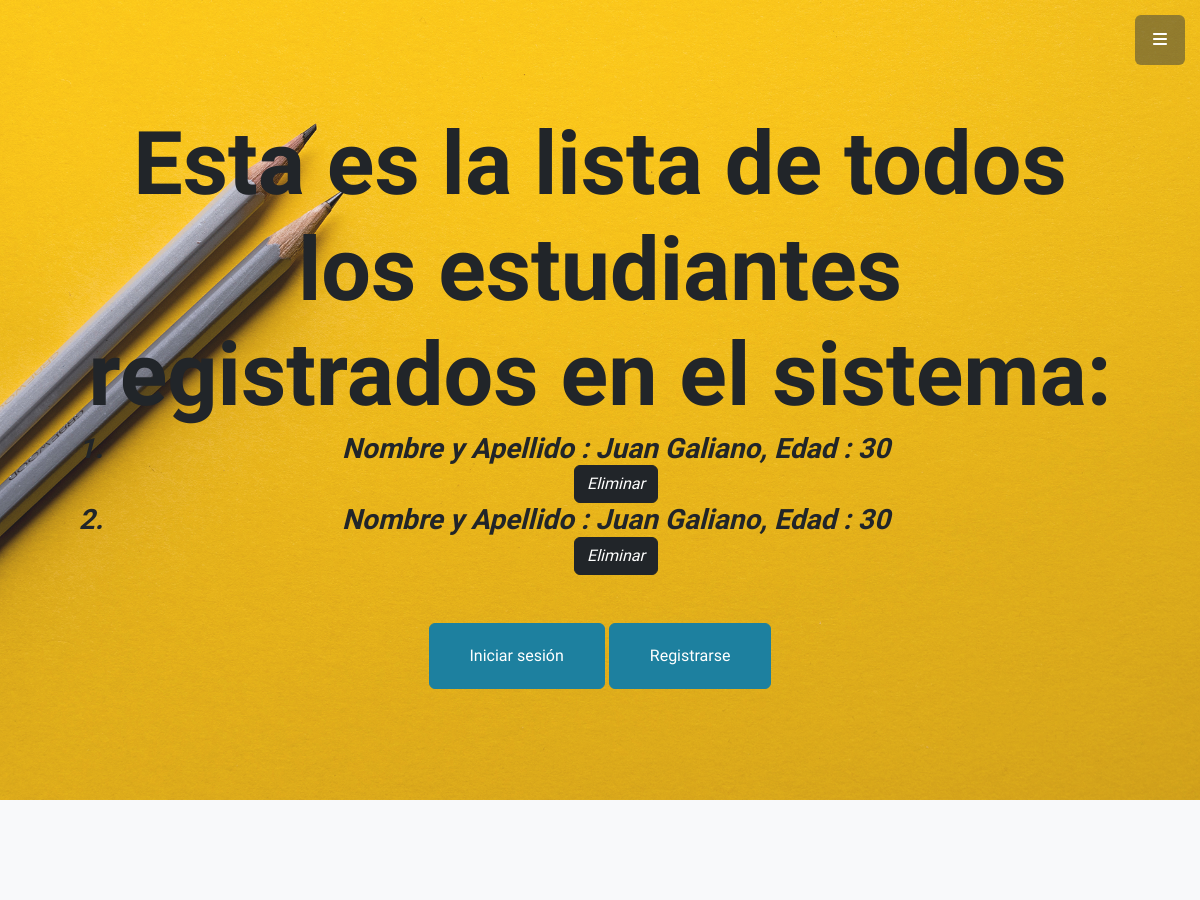
Before: /AppCoder/estudiantes/ (upper part) with the older database file.
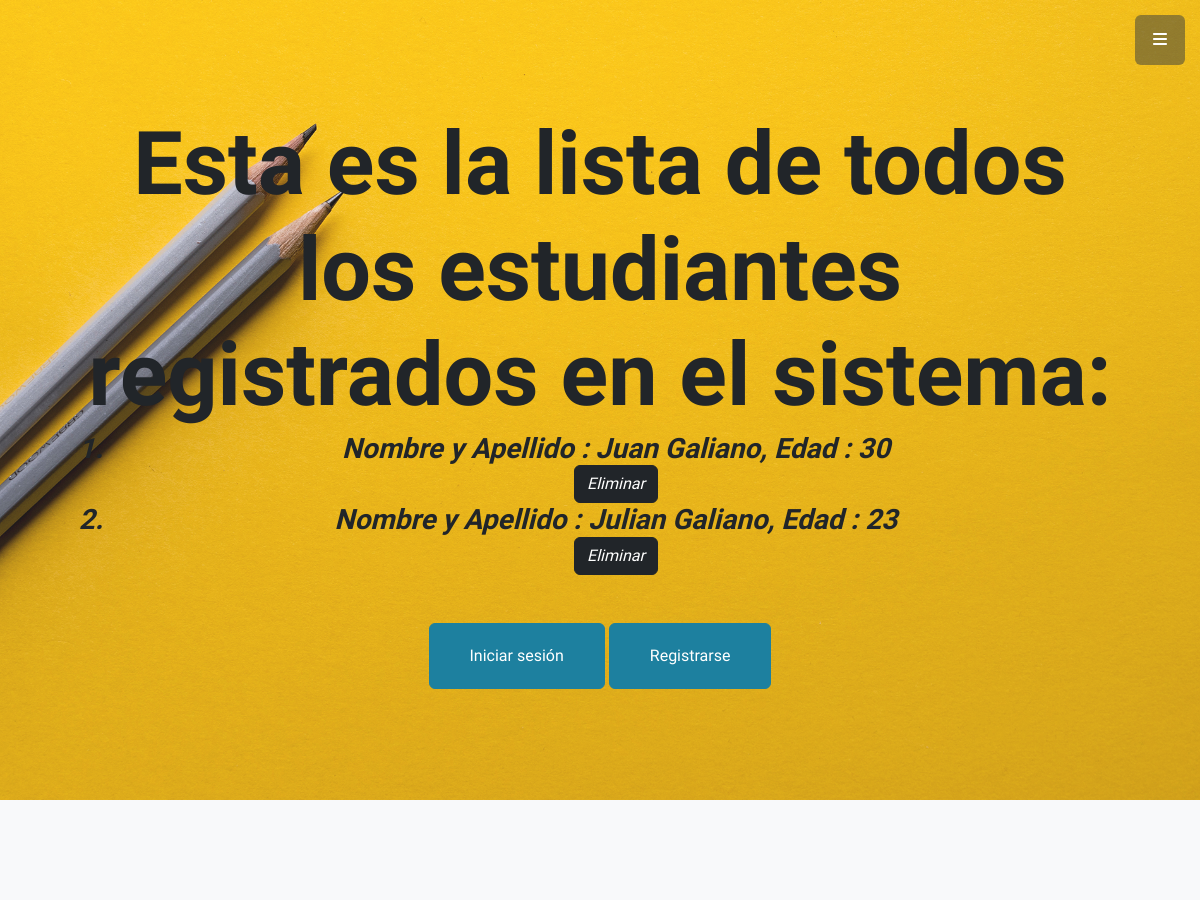
After: the same page with the newer database file.
### AppCoder/models.py (models this page shows)
class Estudiante(models.Model):
    nombre = models.CharField(max_length=30)
    apellido = models.CharField(max_length=30)
    email = models.EmailField()
    edad = models.IntegerField()

### AppCoder/views.py (the view)
# urls.py: path('estudiantes/', ver_estudiantes, name='VerEstudiantes'),
def ver_estudiantes(request):
    todosLosEstudiantes = Estudiante.objects.all()
    return render(request, "AppCoder/ver_estudiantes.html", {'todosLosEstudiantes': todosLosEstudiantes})

### AppCoder/Templates/AppCoder/ver_estudiantes.html
{% extends 'AppCoder/padre.html' %}
{% block title %}
Esta es la lista de todos los estudiantes registrados en el sistema:
{% endblock %}
{% block form %}
        <ol>
            {% for estudiante in todosLosEstudiantes %}
            <li>
                Nombre y Apellido : {{estudiante.nombre}}
                {{estudiante.apellido}},
                Edad : {{estudiante.edad}}
            </li>
            <a class="btn btn-dark btn-l" href="{% url 'eliminarEstudiante' estudiante.nombre %}">Eliminar</a>
            {% endfor %}
        </ol>
{%endblock%}

### AppCoder/Templates/AppCoder/padre.html (shortened to what this page needs)
<!DOCTYPE html>
<html lang="en">
    <head>
        {% load static %}
        <link href="https://cdnjs.cloudflare.com/ajax/libs/simple-line-icons/2.5.5/css/simple-line-icons.min.css" rel="stylesheet" />
        <link href="{% static 'AppCoder/css/styles.css' %}" rel="stylesheet" />
    </head>
    <body id="page-top">
        <a class="menu-toggle rounded" href="{% url 'Inicio' %}"><i class="fas fa-bars"></i></a>
        <header class="masthead d-flex align-items-center">
            <div class="container px-4 px-lg-5 text-center">
                <h1 class="mb-1">
                    {% block title %}
                    {% endblock %}
                </h1>
                <h3 class="mb-5"><em>
                    {% block form %}
                    {% endblock %}
                </em></h3>
                <a class="btn btn-primary btn-xl" href="{% url 'login' %}">Iniciar sesión</a>
                <a class="btn btn-primary btn-xl" href="{% url 'registro' %}">Registrarse</a>
            </div>
        </header>
        <section class="content-section bg-light" id="about">
        </section>
    </body>
</html>

Changed rows visible on the page:
removed Estudiante: nombre "Juan", apellido "Galiano", edad "30"
added Estudiante: nombre "Julian", apellido "Galiano", edad "23"
